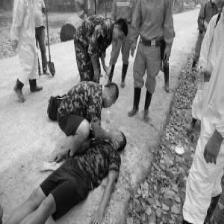
#> input picture main/person.jpg, 224 x 224 px; its folder holds 2 pictures in this run
$ python visualize_logs.py
#> lines starting #> are read from the running program, lines starting #| are printed output that depends on the picture
import re
import cv2
import numpy as np
import matplotlib.pyplot as plt
import matplotlib.patches as patches
import os
import sys

# ======================================================================================
# CONFIGURATION
# ======================================================================================

# Correct path relative to 'results/' folder
CURRENT_DIR = os.path.dirname(os.path.abspath(__file__))
# IMAGE_DIR = os.path.join(CURRENT_DIR, "../main/images")
IMAGE_DIR = os.path.join(CURRENT_DIR, "../main")
OUTPUT_DIR = CURRENT_DIR

# Model Input Size
MODEL_WIDTH = 224
MODEL_HEIGHT = 224

COLORS = ["#FF3333", "#3399FF", "#33CC66", "#FF9900", "#CC33FF", "#00CCCC"]

# ======================================================================================
# UPDATED LOG DATA
# ======================================================================================
# RAW_LOG_DATA = """
# I (2154) image:: bus.jpg
# I (4354) yolo26_detect: Pre: 12 ms | Inf: 2071 ms | Post: 13 ms
# I (4354) YOLO26: [category: person, score: 0.55, x1: 63, y1: 263, x2: 95, y2: 414]
# I (4354) YOLO26: [category: bus, score: 0.79, x1: 70, y1: 109, x2: 448, y2: 349]
# I (4364) YOLO26: [category: person, score: 0.83, x1: 86, y1: 187, x2: 177, y2: 428]
# I (4364) YOLO26: [category: person, score: 0.76, x1: 169, y1: 194, x2: 229, y2: 406]
# I (4374) YOLO26: [category: person, score: 0.70, x1: 380, y1: 187, x2: 449, y2: 416]
# I (4384) image:: person.jpg
# I (6604) yolo26_detect: Pre: 11 ms | Inf: 2070 ms | Post: 13 ms
# I (6604) YOLO26: [category: bicycle, score: 0.42, x1: 121, y1: 132, x2: 194, y2: 182]
# I (6604) YOLO26: [category: person, score: 0.77, x1: 330, y1: 171, x2: 405, y2: 378]
# I (6614) YOLO26: [category: bicycle, score: 0.66, x1: 189, y1: 306, x2: 388, y2: 410]
# """
RAW_LOG_DATA = """
I (2453) image:: person.jpg
I (2307) human_fall_detect: [category: 0, score: 0.468791, x1: 0, y1: 101, x2: 128, y2: 223]
"""


# ======================================================================================
# ESP-DL BIT-EXACT NEAREST-NEIGHBOR LETTERBOX
# ======================================================================================


def espdl_preprocess(
    img_bgr: np.ndarray, target_w: int = MODEL_WIDTH, target_h: int = MODEL_HEIGHT
) -> np.ndarray:
    """
    Replicates the ESP-DL ImagePreprocessor letterbox exactly:
      - Nearest-neighbor resize preserving aspect ratio
      - Zero (114 gray) padding to fill the target canvas
    Returns a uint8 RGB image of shape (target_h, target_w, 3).
    """
    src_h, src_w = img_bgr.shape[:2]

    # Compute scale (same formula as ESP-DL)
    scale = min(target_w / src_w, target_h / src_h)
    new_w = int(src_w * scale)  # floor, same as C int cast
    new_h = int(src_h * scale)

    # Nearest-neighbor resize (CV_INTER_NEAREST matches firmware)
    resized = cv2.resize(img_bgr, (new_w, new_h), interpolation=cv2.INTER_NEAREST)

    # Center padding
    pad_top = (target_h - new_h) // 2
    pad_left = (target_w - new_w) // 2
    pad_bottom = target_h - new_h - pad_top
    pad_right = target_w - new_w - pad_left

    padded = cv2.copyMakeBorder(
        resized,
        pad_top,
        pad_bottom,
        pad_left,
        pad_right,
        cv2.BORDER_CONSTANT,
        value=(114, 114, 114),  # ESP-DL uses 114 gray pad
    )

    # BGR → RGB for matplotlib display
    return cv2.cvtColor(padded, cv2.COLOR_BGR2RGB)


# ======================================================================================
# PARSER LOGIC
# ======================================================================================


def parse_log_string(log_content):
    results = {}
    current_image = None

    # Pattern for "I (1987) image:: bus.jpg"
    img_pattern = re.compile(r"image::\s*(.+)")

    # Pattern for "I (5577) YOLO26: [category: person, score: 0.88, x1: 32, y1: 176, x2: 144, y2: 432]"
    det_pattern = re.compile(
        r"category:\s*([^,]+),\s*score:\s*([\d.]+),\s*x1:\s*([-\d.]+),\s*y1:\s*([-\d.]+),\s*x2:\s*([-\d.]+),\s*y2:\s*([-\d.]+)"
    )

    for line in log_content.strip().split("\n"):
        line = line.strip()

        # 1. Look for a new image filename
        img_match = img_pattern.search(line)
        if img_match:
            current_image = img_match.group(1).strip()
            results[current_image] = []
            continue

        # 2. Look for detection data
        if current_image:
            det_match = det_pattern.search(line)
            if det_match:
                cls_name = det_match.group(1)
                score = float(det_match.group(2))
                x1 = int(float(det_match.group(3)))
                y1 = int(float(det_match.group(4)))
                x2 = int(float(det_match.group(5)))
                y2 = int(float(det_match.group(6)))

                results[current_image].append(
                    {"class": cls_name, "score": score, "box": [x1, y1, x2, y2]}
                )

    return results


# ======================================================================================
# VISUALIZATION LOGIC
# ======================================================================================


def visualize_results(results):
    for img_name, detections in results.items():
        img_path = os.path.join(IMAGE_DIR, img_name)

        if not os.path.exists(img_path):
            print(f"[SKIP] Image not found: {img_path}")
            continue

        print(f"Plotting {img_name} ({len(detections)} detections)...")

        img_bgr = cv2.imread(img_path)
#> img_bgr is the input picture: shape (224, 224, 3); min 0, max 250, mean 132.2
        if img_bgr is None:
            print(f"[ERROR] cv2 could not read: {img_path}")
            continue

        # Apply the ESP-DL exact preprocessing letterbox!
        canvas_rgb = espdl_preprocess(img_bgr, MODEL_WIDTH, MODEL_HEIGHT)

        fig, ax = plt.subplots(1, figsize=(10, 10))
        ax.imshow(canvas_rgb)

        for i, det in enumerate(detections):
            x1, y1, x2, y2 = det["box"]
            score = det["score"]
            cls = det["class"]

            # Clamp to image bounds
            x1 = max(0, x1)
            y1 = max(0, y1)
            x2 = min(MODEL_WIDTH, x2)
            y2 = min(MODEL_HEIGHT, y2)

            color = COLORS[i % len(COLORS)]
            print(f"  [{i+1}] {cls} {score:.2f}  box=[{x1},{y1},{x2},{y2}]")

            # Matplotlib Rectangle uses (x, y, width, height)
            rect = patches.Rectangle(
                (x1, y1),
                x2 - x1,
                y2 - y1,
                linewidth=2,
                edgecolor=color,
                facecolor="none",
            )
            ax.add_patch(rect)

            label = f"{cls} {score:.2f}"
            ax.text(
                x1,
                max(y1 - 6, 0),
                label,
                color="white",
                fontsize=11,
                fontweight="bold",
                bbox=dict(facecolor=color, alpha=0.7, lw=0, pad=2),
            )

        plt.axis("off")
        # plt.title(f"YOLO26 Detect: {img_name}", fontsize=14, fontweight="bold")
        plt.title(f"Pico Detect: {img_name}", fontsize=14, fontweight="bold")
        plt.tight_layout()

        # Save instead of show
        output_path = os.path.join(OUTPUT_DIR, f"result_{img_name}")
        plt.savefig(output_path, dpi=150, bbox_inches="tight")
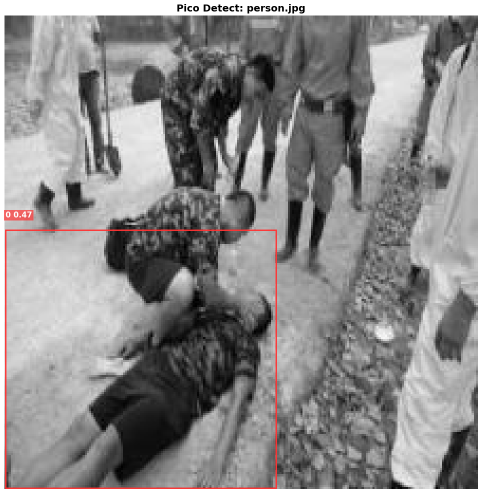
#> figure drawn by matplotlib, 1 panel
        print(f"Saved: {output_path}")
        plt.close(fig)


if __name__ == "__main__":
    if len(sys.argv) > 1:
        # If args provided, read from file
        try:
            with open(sys.argv[1], "r") as f:
                log_data = f.read()
            data = parse_log_string(log_data)
        except Exception as e:
            print(f"Failed to read file: {e}")
            sys.exit(1)
    else:
        # Else use embedded Example
        data = parse_log_string(RAW_LOG_DATA)

    if data:
        visualize_results(data)
    else:
        print("No data parsed. Check your RAW_LOG_DATA format or pipe input.")
